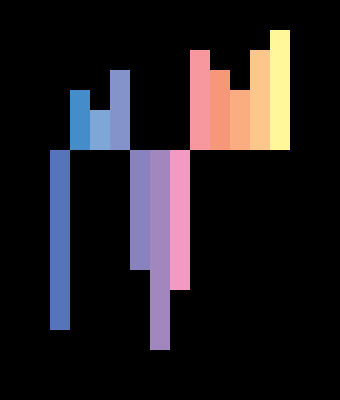
Frame 1 (no input)
Frame 60 (the mouse pressed at the canvas centre just before this capture): identical to frame 1, image omitted
Frame 120 (the mouse held since frame 60 and released just before this capture): identical to frame 1, image omitted

The Processing sketch that drew this single still picture (run headless with seeded random() and noise(); from frame 60 on, the mouse is pressed at the canvas centre):

// Processing sketch: example03_barGraph
// ── example03_barGraph.pde
//----------------------------------------------------
// DT Bootcamp 2014, Parsons the New School for Design. 
// Day 8, Arrays
//
// by Vivian Xu
//----------------------------------------------------


color [] c = new color [12];

color fillColor;

int w;
int h;
int a;

int counter;

int [] xpos = new int [12];
int [] graphHeight = new int [12];



void setup(){
  size(340, 400);
  frameRate(15);
  noStroke();
  smooth();
  background(0);
  
  a = 20;
  w = 20;
  
  counter = 0;
  
  // set colors for graph chart
  c[0] = color(86, 116, 185);
  c[1] = color(69, 140, 203);
  c[2] = color(126, 167, 216);
  c[3] = color(132, 147, 202);
  c[4] = color(136, 130, 190);
  c[5] = color(161, 135, 190);
  c[6] = color(244, 154, 194);
  c[7] = color(246, 152, 157);
  c[8] = color(247, 151, 122);
  c[9] = color(249, 173, 129);
  c[10] = color(253, 198, 138);
  c[11] = color(255, 247, 154);
  
  graphHeight[0] = -9*a;
  graphHeight[1] = 3*a;
  graphHeight[2] = 2*a;
  graphHeight[3] = 4*a;
  graphHeight[4] = -6*a;
  graphHeight[5] = -10*a;
  graphHeight[6] = -7*a;
  graphHeight[7] = 5*a;
  graphHeight[8] = 4*a;
  graphHeight[9] = 3*a;
  graphHeight[10] = 5*a;
  graphHeight[11] = 6*a;
  
  
  
}


void draw(){
  
  for(int i = 0; i < 12; i++){
    xpos[i] = i*w + 50;
    
    fill(c[i]);
    rect(xpos[i], 150 - graphHeight[i], w, graphHeight[i]);

  }

}
